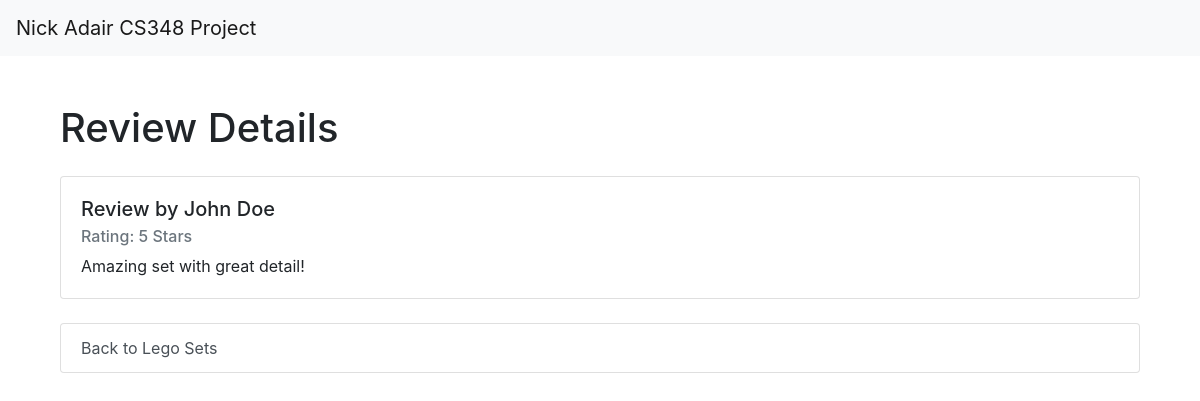
Screenshot of /review_detail/1/ with the database file from the repository.
### myapp/models.py (models this page shows, shortened)
class Reviews(models.Model):
    review_id = models.IntegerField()
    set_id = models.ForeignKey(LegoSet, on_delete=models.CASCADE)
    lego_rewards_id = models.ForeignKey(Customer, on_delete=models.CASCADE)
    review_text = models.CharField(max_length=1500)
    rating = models.IntegerField()

class Customer(models.Model):
    lego_rewards_id  = models.IntegerField()
    name = models.CharField(max_length=500)
    set_id = models.ForeignKey(LegoSet, on_delete=models.CASCADE)
    budget = models.FloatField()

### myapp/views.py (the view)
# urls.py: path('review_detail/<int:review_id>/', views.review_detail, name='review_detail'),
def review_detail(request, review_id):
    review = get_object_or_404(Reviews, id=review_id)
    return render(request, 'review_detail.html', {'review': review})

### myapp/templates/review_detail.html
{% extends 'base.html' %}
{% block content %}
<div class="container mt-5">
  <h1 class="mb-4">Review Details</h1>
  <div class="card">
    <div class="card-body">
      <h5 class="card-title">Review by {{ review.lego_rewards_id.name }}</h5>
      <h6 class="card-subtitle mb-2 text-muted">Rating: {{ review.rating }} Stars</h6>
      <p class="card-text">{{ review.review_text }}</p>
    </div>
  </div>
  <div class="list-group mt-4">
    <a href="{% url 'sets' %}" class="list-group-item list-group-item-action">Back to Lego Sets</a>
  </div>
</div>
{% endblock %}

### rows the page displays
Reviews: lego_rewards_id.name "John Doe", rating "5", review_text "Amazing set with great detail!"
